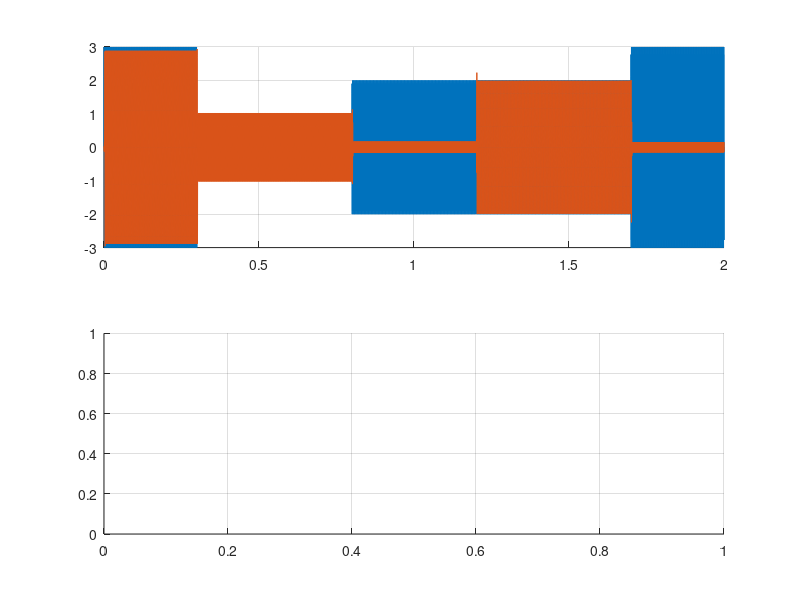

MATLAB code to generate this figure: (Note: this script raises an error after producing the figure.)
% Exercice 4
close all;

% Copie exo 3

fe = 8000; % Il faut choisir la fréquence d'échantillonage par rapport au critère de shanon (ici même que la partie précédente)
pas = 1/fe;

t1 = (0 : pas : 0.3);
t2 = (0.3 : pas : 0.8);
t3 = (0.8 : pas : 1.2);
t4 = (1.2 : pas : 1.7);
t5 = (1.7 : pas : 2);

t = [t1 t2 t3 t4 t5];

f1 = 500;
f2 = 800;
f3 = 1200;
f4 = 400;
f5 = 1500;

y1 = 3 * sin(2 * pi * t1 * f1);
y2 = sin(2 * pi * t2 * f2);
y3 = 2 * sin(2 * pi * t3 * f3);
y4 = 2 * sin(2 * pi * t4 * f4);
y5 = 3 * sin(2 * pi * t5 * f5);

y = [y1 y2 y3 y4 y5];


% Copie filtre de l'exo 1

fe = 8000;
N = 35;

n = (0:1:N-1);
h = 1/4 * sinc((n-17)/4);


% Debut exo

Nfft = 32000; %On réutilise le signal de l'exo 3, attention au critère de shanon

sF = filter(h,1,y);   % Le filtre au numérateur, 1 au dénominateur

figure;
subplot(2,1,1);
grid on;
hold on;

plot(t,y);
plot(t,sF);

subplot(2,1,2);
grid on;
hold on;

Y = abs(fft(y, Nfft));
SF = abs(fft(sF, Nfft));

plot(f, Y);
plot(f, SF);